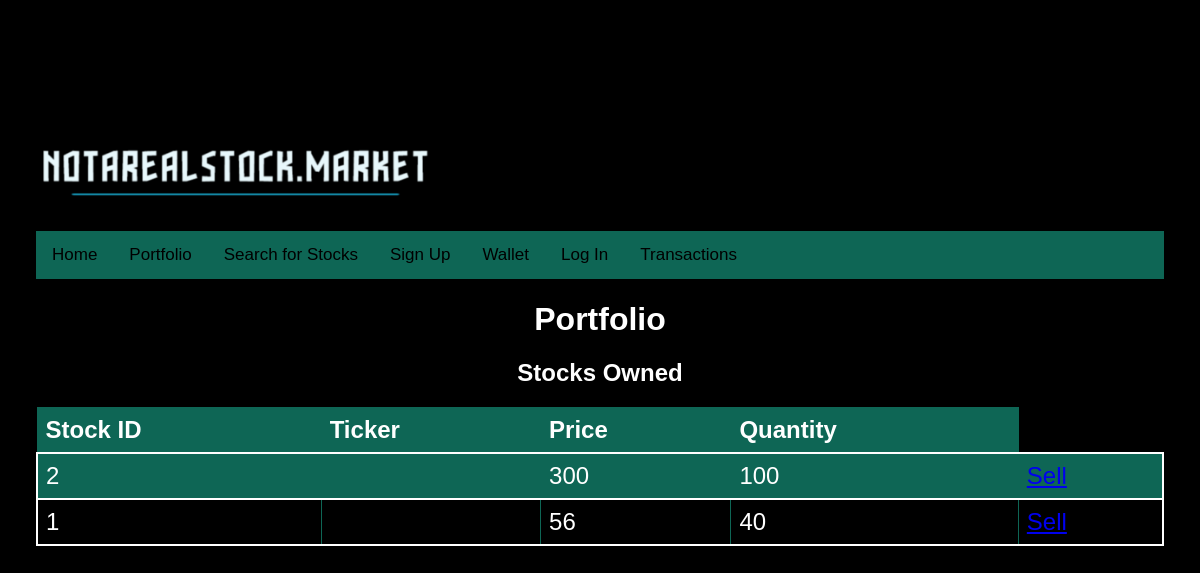
Screenshot of /portfolio (signed in) with the database file from the repository.
### app.py (models this page shows, shortened)
class Portfolio(db.Model):
    __tablename__ = 'portfolio'
    portfolioid = db.Column(db.Integer, primary_key=True, index=True)
    userid = db.Column(db.Integer, ForeignKey(User.userId))
    stockID = db.Column(db.Integer, ForeignKey(Stock.stockId))
    quantity = db.Column(db.Integer)
    purchasePrice = db.Column(db.Integer)

### app.py (the view)
@app.route("/portfolio", methods=["GET"])
def portfolio():
   user_id = session.get('user_id')
   if user_id is None:
       return redirect(url_for('login'))
   portfolio = Portfolio.query.filter_by(userid=user_id)
   stockList = Stock.query.all()
   return render_template('portfolio.html', user_id=user_id, stockList = stockList, portfolio=portfolio)

### templates/portfolio.html (shortened to what this page needs)
<div style="text-align: left;"><img src="{{ url_for('static', filename='notarealstock.png') }}" width="400"/></div>
<html>
<div class="topnav">
  <a class="active" href="/">Home</a>
  <a href="portfolio">Portfolio</a>
  <a href="searchstock">Search for Stocks</a>
  <a href="signup">Sign Up</a>
  <a href="wallet">Wallet</a>
  <a href="login-signup">Log In</a>
  <a href="transactions">Transactions</a>
</div>
</head>
</head>
<body>
<h1>Portfolio</h1>
<h2>Stocks Owned</h2>
<div id="portfolio">
  <table style="width:100%; background-color:black; font-size:1.5em;">
    <tr style="background-color: #0e6655;;">
      <th>Stock ID</th>
      <th>Ticker</th>
      <th>Price</th>
      <th>Quantity</th>
      </tr>
    {% for stock in portfolio %}
    <tr style="border:2px solid white;">
      <td>{{ stock.stockID }}</td>
      <td>{{ stock.ticker }}</td>
      <td>{{ stock.purchasePrice }}</td>
      <td>{{ stock.quantity }}</td>
      <td><a href="/sellastock/{{ stock.stockID }}">Sell</a></td>
    </tr>
    {% endfor %}
  </table>
</div>
</body>
</html>
<html>
 </body>
 <html>
</body>
</html>
</body>
</html>
<html>
<head>
</head>

### templates/portfolio.html (style rules this page uses)
* { box-sizing: border-box; }
body { margin: 0; font-family: Arial, Helvetica, sans-serif; }
.topnav { overflow: hidden; background-color: #0e6655; }
.topnav a { float: left; display: block; color: black; text-align: center; padding: 14px 16px; text-decoration: none; font-size: 17px; }
.topnav a.active { background-color: #0e6655; color: black; }
table { font-family: arial, sans-serif; border-collapse: collapse; width: 100%; }
td, th { border: 1px solid #0e6655; text-align: left; padding: 8px; }
tr:nth-child(even) { background-color: #0e6655; }
body { background-color: black; color: white; padding:10% 3% 10% 3%; text-align:center; }

### rows the page displays
Portfolio: stockID "2", purchasePrice "300", quantity "100"
Portfolio: stockID "1", purchasePrice "56", quantity "40"
